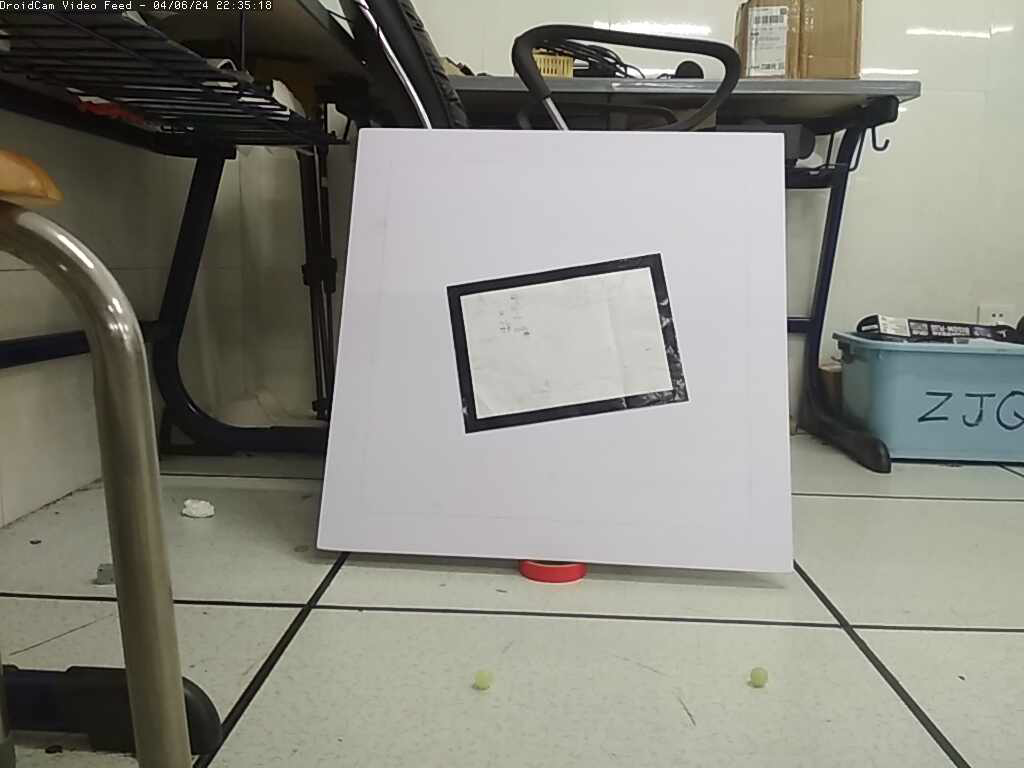
#> input picture img/n.png, 1024 x 768 px
$ python cam8.py
#> lines starting #> are read from the running program, lines starting #| are printed output that depends on the picture; after the words box and inside, x2 and y2 are one past the last pixel; in counts of white or black regions, pixels touching at a corner belong together
#> further down, img is the input picture: shape (768, 1024, 3); mean B, G, R 127.6, 136.8, 136.7
import cv2
import numpy as np

from typing import List

# [53 lines left out: functions calculate_intersection, shrink_rectangle, not called in this run]

def preprocess_image(img):
    """
    对输入图像进行预处理，包括灰度转换、高斯模糊、Canny边缘检测，并返回其中的轮廓信息。
    """
    gray = cv2.cvtColor(img, cv2.COLOR_BGR2GRAY)  # 转换为灰度图像
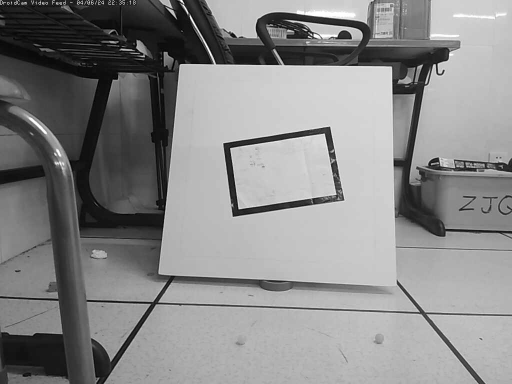
#> gray: shape (768, 1024) (shown at 1/2 size); min 0, max 255, mean 135.8

    blur = cv2.GaussianBlur(gray, (3, 3), 0)  # 高斯滤波去噪

    # [10 lines of commented-out code are left out]
    edges = cv2.Canny(blur, 50, 200)
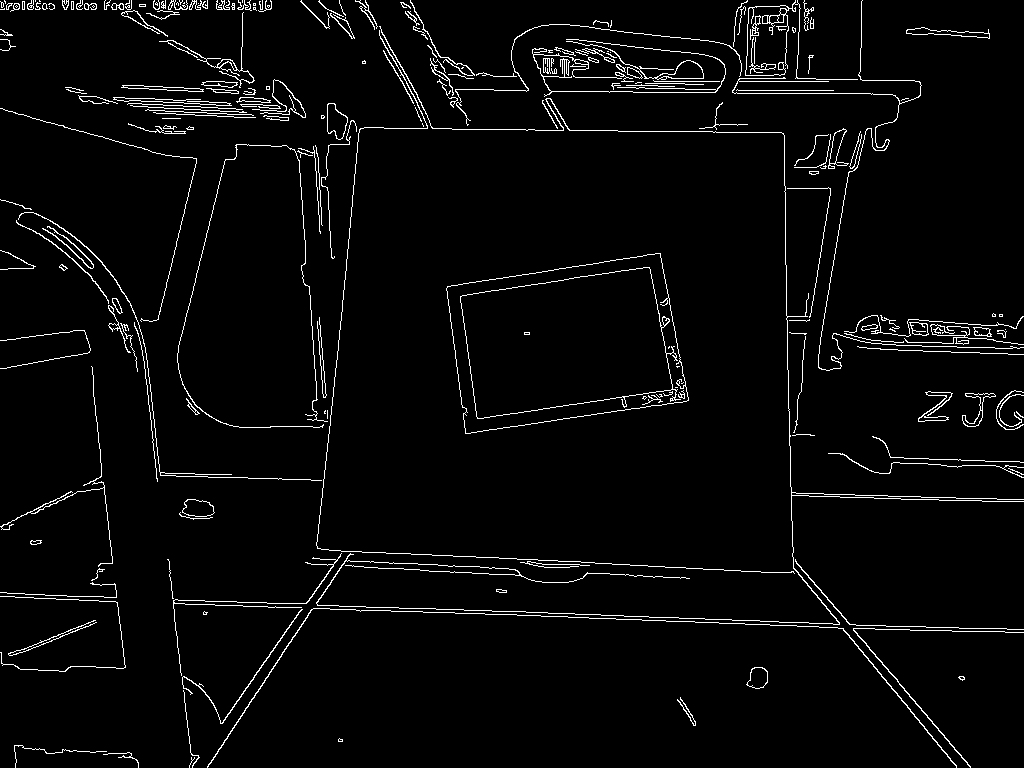
#> edges: shape (768, 1024); 3.3% white in thin lines or dots

    contours, _ = cv2.findContours(edges, cv2.RETR_TREE, cv2.CHAIN_APPROX_SIMPLE)  # 查找轮廓
#> contours = 346 contours, 225 with area under 20; largest, box (x1, y1, x2, y2) and area: (446, 253, 689, 434) 32854, (446, 253, 689, 434) 32828, (460, 267, 681, 419) 24342, (460, 267, 673, 419) 24265, (566, 41, 704, 80) 516
    return contours


def find_max_perimeter_contour(contours, max_allowed_perimeter, min_allowed_perimeter):
    # 输入参数校验
#> called with max_allowed_perimeter = 40360, min_allowed_perimeter = 800
    if not contours or max_allowed_perimeter <= 0:
        raise ValueError("输入的轮廓列表不能为空，且最大允许周长必须为正数。")

    # 初始化最大周长及对应轮廓变量，以及标志位表示是否找到符合条件的轮廓
    max_perimeter = 0
    vertices = None

    # 遍历轮廓列表
    for cnt in contours:
        # 将当前轮廓近似为四边形
        approx = cv2.approxPolyDP(cnt, 0.09 * cv2.arcLength(cnt, True), True)

        # 确保转换后的形状为四边形
        if len(approx) == 4:
            # 计算四边形周长
            perimeter = cv2.arcLength(approx, True)
            perimeter_allowed = (perimeter <= max_allowed_perimeter) and (perimeter >= min_allowed_perimeter)

            if perimeter_allowed and perimeter > max_perimeter:
                # 计算四边形角度
                cosines = []
                for i in range(4):
                    p0 = approx[i][0]
                    p1 = approx[(i + 1) % 4][0]
                    p2 = approx[(i + 2) % 4][0]
                    v1 = p0 - p1
                    v2 = p2 - p1
                    cosine_angle = np.dot(v1, v2) / (np.linalg.norm(v1) * np.linalg.norm(v2))
                    angle = np.arccos(cosine_angle) * 180 / np.pi
                    cosines.append(angle)

                # 若当前轮廓周长在允许范围内、大于当前最大周长且角度大于等于75度
                if all(angle >= 45 for angle in cosines):
                    max_perimeter = perimeter
                    vertices = approx.reshape(4, 2)
#> this loop made 346 passes
#> (approx, perimeter) on passes 4, 5, 8, 9, 10, 11, 12: ([[338, 739], [338, 741], [342, 741], [342, 739]], 12), ([[338, 739], [339, 738], [342, 740], [339, 741]], 10.42), ([[958, 677], [962, 680], [964, 679], [963, 676]], 15.5), ([[959, 677], [962, 676], [964, 678], [961, 679]], 11.98), ([[752, 668], [746, 684], [763, 687], [767, 671]], 66.14), ([[755, 667], [767, 672], [759, 688], [747, 684]], 62.33), ([[853, 628], [970, 767], [853, 629], [1023, 632]], 702.7)
#> after the loop, cosines = [50.41, 10.35, 44.79, 15.97]; max_perimeter = 0

    # 检查是否找到符合条件的轮廓
    if vertices is None:
        # 返回空列表代替None，或可选择抛出异常
        return None
    else:
        return vertices

def draw_contour_and_vertices(img: cv2.Mat, vertices: List[List[int]], scale: float) -> cv2.Mat:
    """
    在图像上绘制四边形的轮廓、顶点、对角线、交点，并等比缩小重新绘制。

    :param img: 输入的OpenCV图像
    :param vertices: 四边形的顶点列表，格式为[[x1, y1], [x2, y2], [x3, y3], [x4, y4]]
    :param scale: 缩小比例
    :return: 绘制后的图像
    """
#> called with scale = 0.929

    try:
        if vertices is not None:
            # 将四边形顶点列表转换为适合drawContours()的格式
            contour = np.array([vertices], dtype=np.int32)  # 创建一个二维numpy数组，形状为(1, N, 2)，其中N为顶点数
            cv2.drawContours(img, [contour], 0, (255, 0, 0), 2)  # 绘制四边形的边框
        else:
            print("顶点无效或缺失,跳过轮廓绘制。")

        for i, vertex in enumerate(vertices):  # 绘制每个角点和坐标
            cv2.circle(img, (vertex[0], vertex[1]), 5, (0, 0, 255), -1)
            cv2.putText(
                img,
                f"({vertex[0]}, {vertex[1]})",
                (vertex[0] + 5, vertex[1] - 5),
                cv2.FONT_HERSHEY_SIMPLEX,
                0.5, (0, 0, 255), 1, cv2.LINE_AA,
            )

        cv2.line(  # 绘制对角线
            img,
            (vertices[0][0], vertices[0][1]),
            (vertices[2][0], vertices[2][1]),
            (0, 255, 0), 1,
        )
        cv2.line(
            img,
            (vertices[1][0], vertices[1][1]),
            (vertices[3][0], vertices[3][1]),
            (0, 255, 0), 1,
        )

        intersection = calculate_intersection(vertices)  # 计算两个对角线的交点

        # 绘制交点和坐标
        if intersection is not None:
            cv2.circle(
                img, (int(intersection[0]), int(intersection[1])), 5, (0, 0, 255), -1
            )
            cv2.putText(
                img,
                f"({int(intersection[0])}, {int(intersection[1])})",
                (int(intersection[0]) + 5, int(intersection[1]) - 5),
                cv2.FONT_HERSHEY_SIMPLEX,
                0.5, (0, 0, 255), 1, cv2.LINE_AA,
            )

            # 绘制等比缩小后的图像
            new_vertices = shrink_rectangle(
                vertices, intersection[0], intersection[1], scale
            )
            cv2.drawContours(img, [new_vertices], 0, (255, 0, 0), 2)  # 绘制四边形的边框

            for vertex in new_vertices:
                cv2.circle(img, vertex, 5, (0, 0, 255), -1)
                cv2.putText(
                    img,
                    f"({int(vertex[0])}, {int(vertex[1])})",
                    (vertex[0] + 5, vertex[1] - 5),
                    cv2.FONT_HERSHEY_SIMPLEX,
                    0.5, (0, 0, 255), 1, cv2.LINE_AA,
                )

    except Exception as e:
        print(f"绘制过程中发生错误: {e}")

    return img

img = None

if __name__ == "__main__":
    print("开始")
    #img = cv2.imread("img/rg.jpg")

    img = cv2.imread("../img/n.png")
    contours = preprocess_image(img)

    if contours is not None:
        vertices = find_max_perimeter_contour(contours, 10090*4, 200*4)
        img = draw_contour_and_vertices(img, vertices, (276 / 297)) # (0.5/0.6)

    if vertices is not None:
        print(f"四个顶点坐标: {vertices}")

    # 显示的图像
    cv2.imshow("final", img)
    cv2.imwrite("../out/x-out.jpg", img)
    cv2.waitKey(0)
    cv2.destroyAllWindows()

$ run again, with img/rg.jpg saved as img/n.png
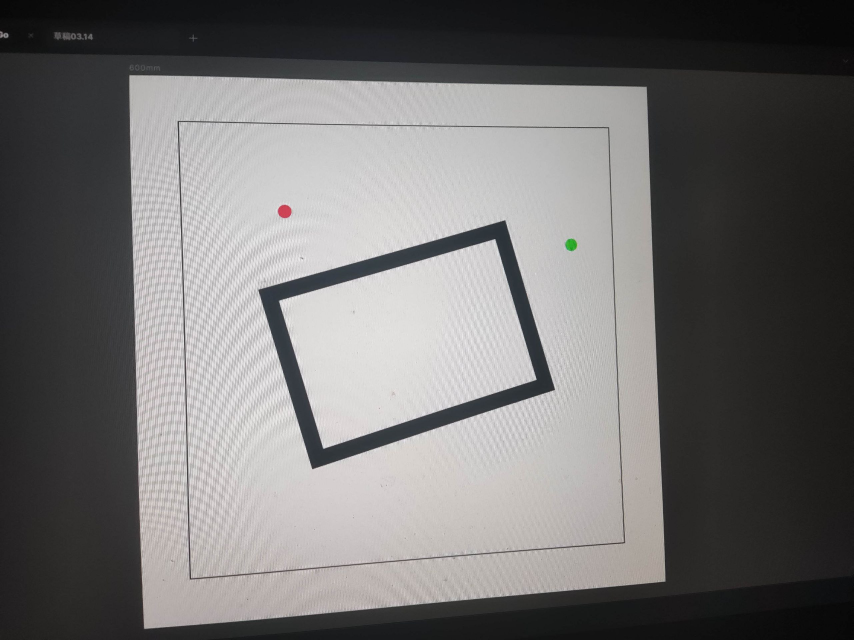
#> input picture img/rg.jpg, 2560 x 1920 px (shown at 1/3 size)
#> img is the input picture: shape (1920, 2560, 3); mean B, G, R 111.9, 112.3, 113.7
#> in preprocess_image, `edges = cv2.Canny(blur, 50, 200)`:
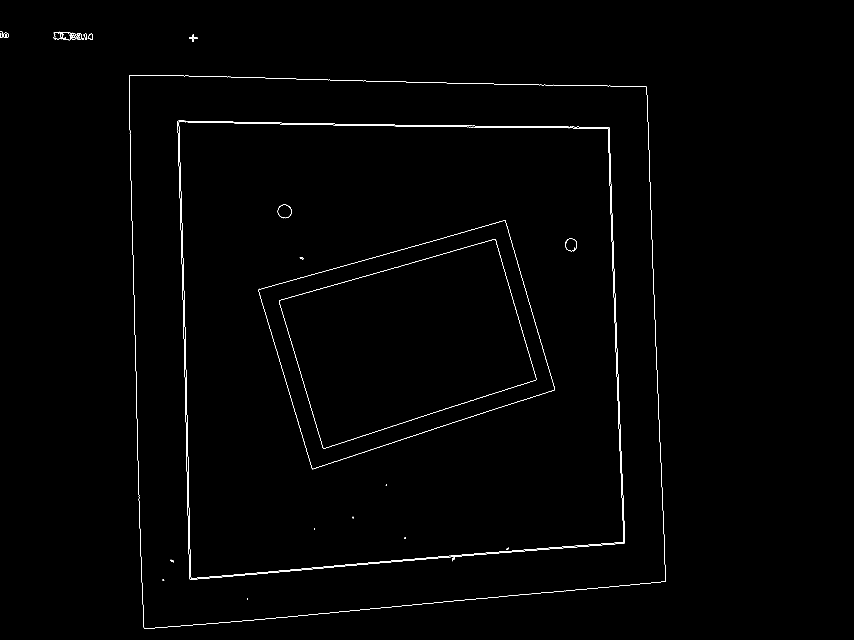
#> edges: shape (1920, 2560) (shown at 1/3 size); 0.47% white in thin lines or dots, all inside (x1, y1, x2, y2) = (0, 94, 1997, 1887)
#> in preprocess_image, `contours, _ = cv2.findContours(edges, cv2.RETR_TREE, cv2.CHAIN_APPROX_..`: contours = 59 contours, 26 with area under 20; largest, box (x1, y1, x2, y2) and area: (533, 362, 1875, 1739) 1701148, (533, 362, 1875, 1739) 1701144, (536, 365, 1872, 1736) 1684107, (536, 365, 1872, 1736) 1684104, (775, 661, 1665, 1408) 418291
#> the loop in find_max_perimeter_contour, `for cnt in contours:` made 59 passes
#> (perimeter, perimeter_allowed, max_perimeter, vertices) on pass 9: (5225.1, True, 5225.1, [[533, 363], [569, 1737], [1874, 1628], [1826, 381]])
#> after the loop in find_max_perimeter_contour, `for cnt in contours:`: cosines = [86.73, 92.57, 93, 87.7]; max_perimeter = 5225.1
#> `vertices = find_max_perimeter_contour(contours, 10090*4, 200*4)`: vertices = [[533, 363], [569, 1737], [1874, 1628], [1826, 381]]
#> contour has the same summary as vertices outside draw_contour_and_vertices
#> the loop in draw_contour_and_vertices, `for i, vertex in enumerate(vertices):` made 4 passes
#> x1 = 533; y1 = 363
#> x2 = 1874; y2 = 1628
#> x3 = 569; y3 = 1737
#> x4 = 1826; y4 = 381
#> dx1 = 1341; dy1 = 1265
#> dx2 = 1257; dy2 = -1356
#> det = -3408501
#> dx3 = -36; dy3 = -1374
#> det1 = -1796994
#> det2 = -1775934
#> s = 0.527
#> t = 0.521
#> intersection_x = 1231.7
#> intersection_y = 1022.1
#> intersection = (1231, 1022)
#> the loop in shrink_rectangle, `for vertex in vertices:` made 4 passes
#> after the loop in shrink_rectangle, `for vertex in vertices:`: new_vertices = [[582, 409], [615, 1686], [1828, 1585], [1783, 426]]
#> in draw_contour_and_vertices, `cv2.drawContours(img, [new_vertices], 0, (255, 0, 0), 2)`:
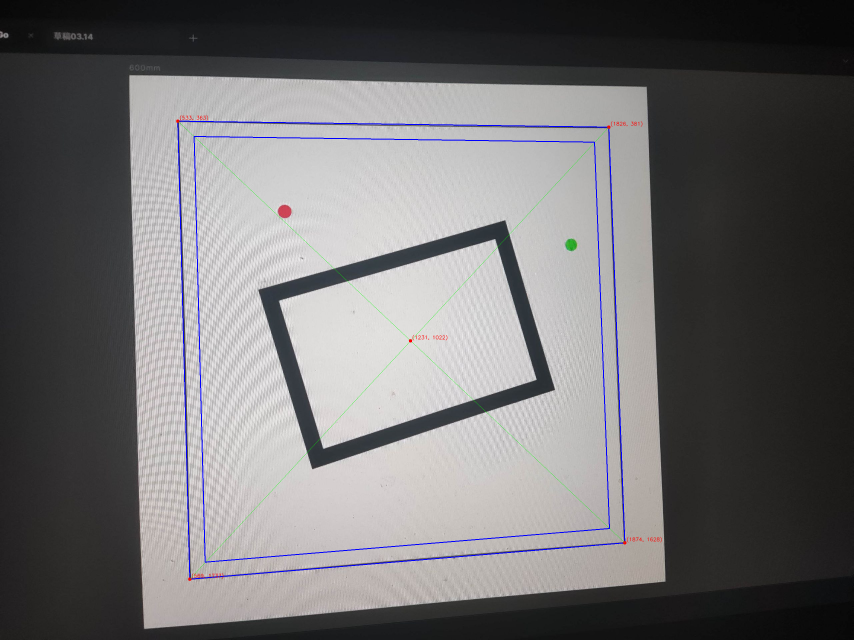
#> img: shape (1920, 2560, 3) (shown at 1/3 size); mean B, G, R 112.2, 111.3, 112.6
#> the loop in draw_contour_and_vertices, `for vertex in new_vertices:` made 4 passes
#| 四个顶点坐标: [[ 533  363]
#|  [ 569 1737]
#|  [1874 1628]
#|  [1826  381]]

$ run again, with img/i.png copied over img/n.png
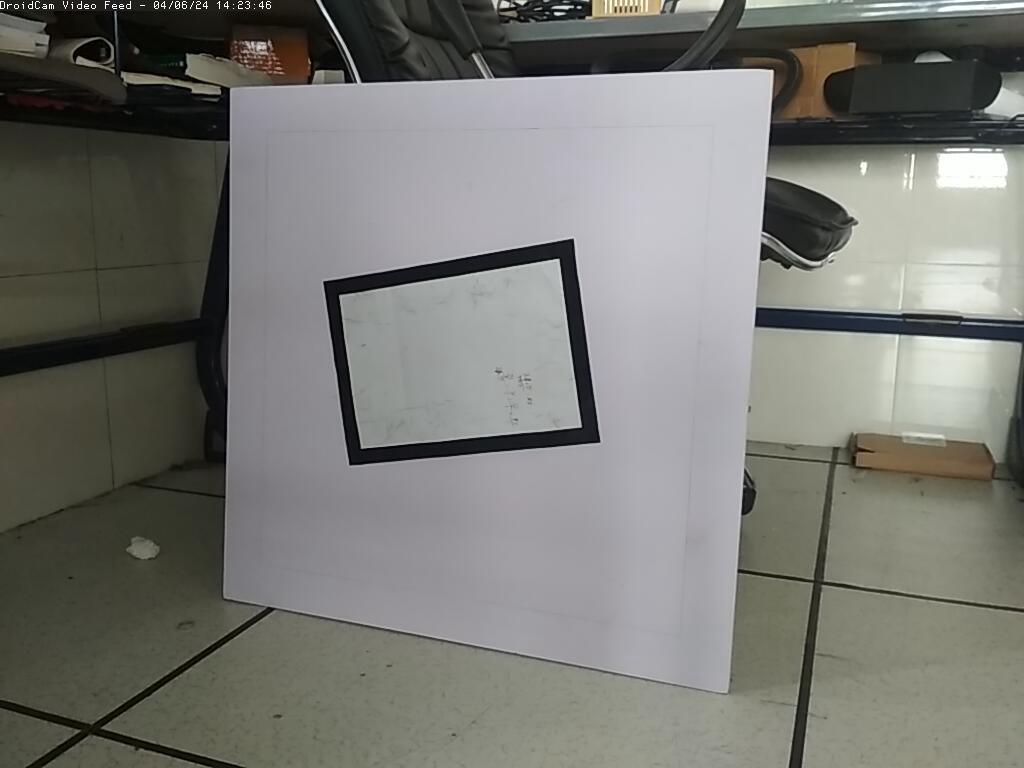
#> input picture img/i.png, 1024 x 768 px
#> img is the input picture: shape (768, 1024, 3); mean B, G, R 114.7, 119.8, 119.5
#> in preprocess_image, `edges = cv2.Canny(blur, 50, 200)`:
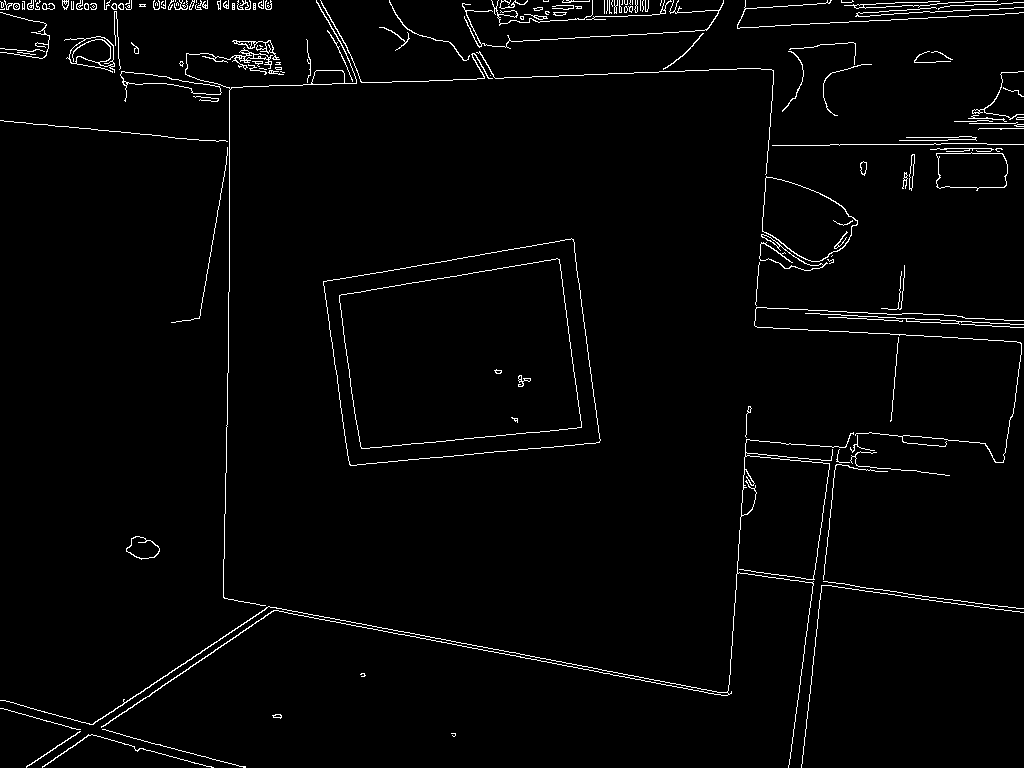
#> edges: shape (768, 1024); 2.2% white in thin lines or dots
#> in preprocess_image, `contours, _ = cv2.findContours(edges, cv2.RETR_TREE, cv2.CHAIN_APPROX_..`: contours = 262 contours, 199 with area under 20; largest, box (x1, y1, x2, y2) and area: (323, 238, 601, 466) 49306, (323, 238, 601, 466) 49303, (339, 258, 582, 449) 36292, (339, 258, 582, 449) 36290, (762, 176, 858, 262) 5238
#> the loop in find_max_perimeter_contour, `for cnt in contours:` made 262 passes
#> (perimeter, perimeter_allowed, max_perimeter, vertices) on pass 30: (894.2, True, 894.2, [[573, 239], [323, 281], [350, 465], [599, 442]])
#> after the loop in find_max_perimeter_contour, `for cnt in contours:`: cosines = [91.19, 93.07, 87.98, 87.76]; max_perimeter = 894.2
#> `vertices = find_max_perimeter_contour(contours, 10090*4, 200*4)`: vertices = [[573, 239], [323, 281], [350, 465], [599, 442]]
#> the loop in draw_contour_and_vertices, `for i, vertex in enumerate(vertices):` made 4 passes
#> x1 = 573; y1 = 239
#> x2 = 350; y2 = 465
#> x3 = 323; y3 = 281
#> x4 = 599; y4 = 442
#> dx1 = -223; dy1 = 226
#> dx2 = 276; dy2 = 161
#> det = -98279
#> dx3 = 250; dy3 = -42
#> det1 = -47134
#> det2 = -51842
#> s = 0.48
#> t = 0.527
#> intersection_x = 455.4
#> intersection_y = 358.2
#> intersection = (455, 358)
#> the loop in shrink_rectangle, `for vertex in vertices:` made 4 passes
#> after the loop in shrink_rectangle, `for vertex in vertices:`: new_vertices = [[564, 247], [332, 286], [357, 457], [588, 436]]
#> the loop in draw_contour_and_vertices, `for vertex in new_vertices:` made 4 passes
#> after the loop in draw_contour_and_vertices, `for vertex in new_vertices:`:
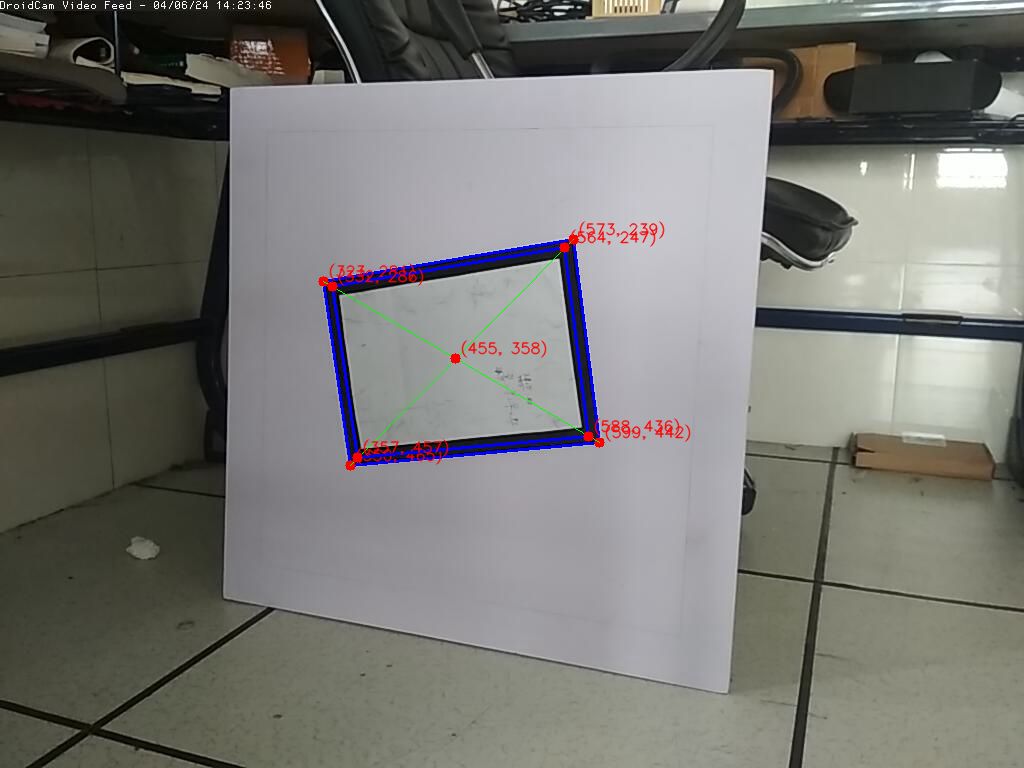
#> img: shape (768, 1024, 3); mean B, G, R 115.3, 119.1, 119.5
#| 四个顶点坐标: [[573 239]
#|  [323 281]
#|  [350 465]
#|  [599 442]]
